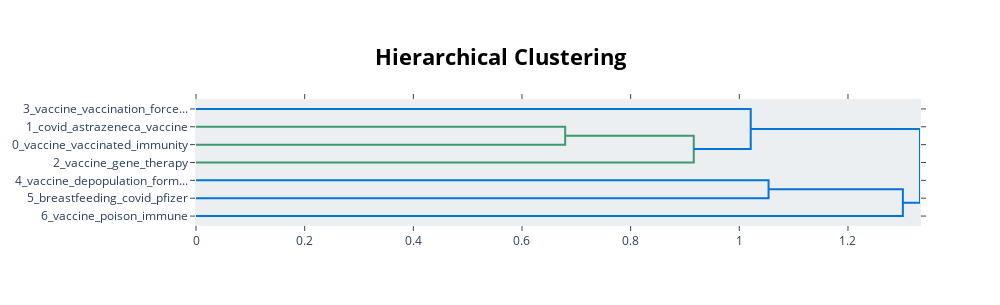

The notebook cell saved with this chart:
### Markdown cell above
#### Vizualize Topic Hierarchy

### Code cell
topic_model.visualize_hierarchy()

### Figure 1 — Plotly figure (JSON) as saved in the notebook; plotly's stock layout.template omitted (floating-point values rounded to 4 significant figures)
{"data": [{"hoverinfo": "text", "marker": {"color": "rgb(61,153,112)"}, "mode": "lines", "type": "scatter", "x": [0, 0.6795, 0.6795, 0], "xaxis": "x", "y": [-15, -15, -25, -25], "yaxis": "y"}, {"hoverinfo": "text", "marker": {"color": "rgb(61,153,112)"}, "mode": "lines", "type": "scatter", "x": [0.6795, 0.9162, 0.9162, 0], "xaxis": "x", "y": [-20, -20, -35, -35], "yaxis": "y"}, {"hoverinfo": "text", "marker": {"color": "rgb(0,116,217)"}, "mode": "lines", "type": "scatter", "x": [0, 1.021, 1.021, 0.9162], "xaxis": "x", "y": [-5, -5, -27.5, -27.5], "yaxis": "y"}, {"hoverinfo": "text", "marker": {"color": "rgb(0,116,217)"}, "mode": "lines", "type": "scatter", "x": [0, 1.054, 1.054, 0], "xaxis": "x", "y": [-45, -45, -55, -55], "yaxis": "y"}, {"hoverinfo": "text", "marker": {"color": "rgb(0,116,217)"}, "mode": "lines", "type": "scatter", "x": [1.054, 1.301, 1.301, 0], "xaxis": "x", "y": [-50, -50, -65, -65], "yaxis": "y"}, {"hoverinfo": "text", "marker": {"color": "rgb(0,116,217)"}, "mode": "lines", "type": "scatter", "x": [1.021, 1.333, 1.333, 1.301], "xaxis": "x", "y": [-16.25, -16.25, -57.5, -57.5], "yaxis": "y"}], "layout": {"autosize": false, "height": 305, "hoverlabel": {"bgcolor": "white", "font": {"family": "Rockwell", "size": 16}}, "hovermode": "closest", "plot_bgcolor": "#ECEFF1", "showlegend": false, "title": {"font": {"color": "Black", "size": 22}, "text": "<b>Hierarchical Clustering</b>", "x": 0.5, "xanchor": "center", "yanchor": "top"}, "width": 1000, "xaxis": {"autorange": true, "mirror": "allticks", "range": [0, 1.333], "rangemode": "tozero", "showgrid": false, "showline": true, "showticklabels": true, "ticks": "outside", "type": "linear", "zeroline": false}, "yaxis": {"mirror": "allticks", "range": [-70, 0], "rangemode": "tozero", "showgrid": false, "showline": true, "showticklabels": true, "tickmode": "array", "ticks": "outside", "ticktext": ["3_vaccine_vaccination_force...", "1_covid_astrazeneca_vaccine", "0_vaccine_vaccinated_immunity", "2_vaccine_gene_therapy", "4_vaccine_depopulation_form...", "5_breastfeeding_covid_pfizer", "6_vaccine_poison_immune"], "tickvals": [-5, -15, -25, -35, -45, -55, -65], "type": "linear", "zeroline": false}}}
